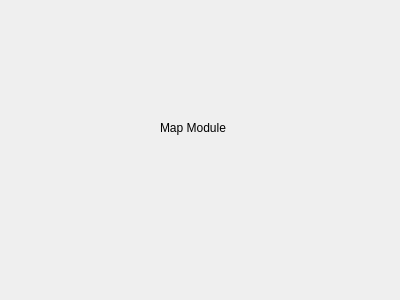
<?xml version="1.0" encoding="UTF-8"?>
<ui version="4.0">
 <class>Map</class>
 <widget class="QWidget" name="Map">
  <property name="geometry">
   <rect>
    <x>0</x>
    <y>0</y>
    <width>400</width>
    <height>300</height>
   </rect>
  </property>
  <property name="windowTitle">
   <string>Form</string>
  </property>
  <widget class="QLabel" name="label">
   <property name="geometry">
    <rect>
     <x>160</x>
     <y>120</y>
     <width>121</width>
     <height>16</height>
    </rect>
   </property>
   <property name="text">
    <string>Map Module</string>
   </property>
  </widget>
 </widget>
 <resources/>
 <connections/>
</ui>
